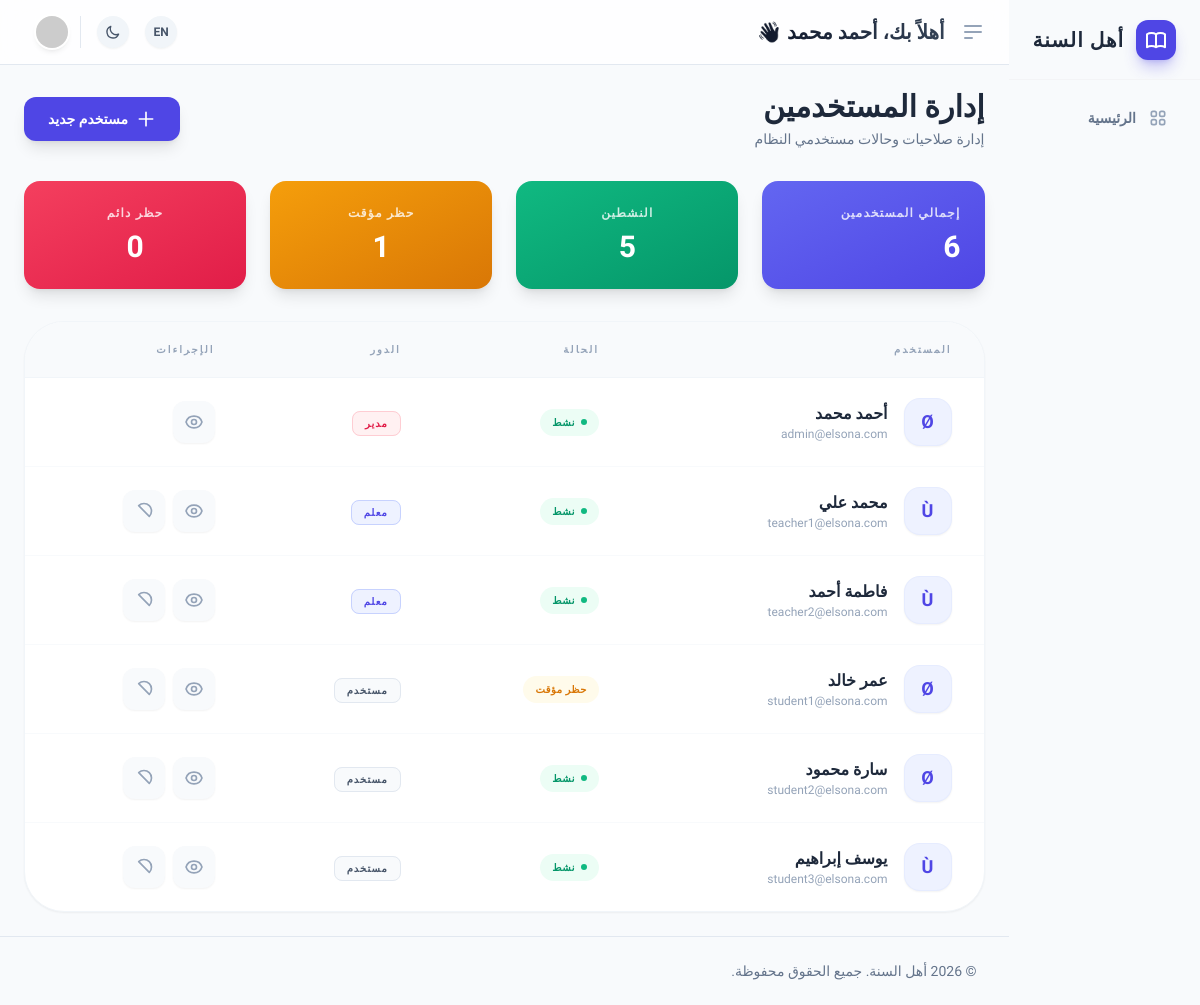
The page /dashboard/admin/users.php (signed in) on the database its author committed.
### tables this page shows
CREATE TABLE users (
            id INTEGER PRIMARY KEY AUTOINCREMENT,
            name TEXT NOT NULL,
            email TEXT UNIQUE NOT NULL,
            password TEXT NOT NULL,
            role TEXT DEFAULT 'user',
            created_at DATETIME DEFAULT CURRENT_TIMESTAMP
        , status TEXT DEFAULT 'active', phone TEXT, bio TEXT, avatar TEXT);

### dashboard/admin/users.php (the view, shortened to what this page needs)
<?php
require '../includes/header.php';
require '../db.php';
$users = $pdo->query("SELECT * FROM users ORDER BY created_at DESC")->fetchAll();
$users_json = json_encode($users);
?>
<div x-data="{
    modalOpen: false,
    detailModalOpen: false,
    selectedUser: {},
    allUsers: <?php echo htmlspecialchars($users_json, ENT_QUOTES, 'UTF-8'); ?>,
    showDetails(id) {
        this.selectedUser = this.allUsers.find(u => u.id == id);
        this.detailModalOpen = true;
    }
}">
    <div class="flex items-center justify-between mb-8">
        <div>
            <h2 class="text-3xl font-black text-slate-800 dark:text-white">
                <?php echo t('إدارة المستخدمين', 'Users Management'); ?>
            </h2>
            <p class="text-slate-500 text-sm mt-1">
                <?php echo t('إدارة صلاحيات وحالات مستخدمي النظام', 'Manage permissions and statuses of system users'); ?>
            </p>
        </div>
        <button @click="modalOpen = true"
            class="bg-indigo-600 text-white px-6 py-3 rounded-xl font-bold text-sm hover:bg-indigo-700 transition-all shadow-lg hover:shadow-xl hover:-translate-y-0.5 flex items-center gap-2">
            <svg class="w-5 h-5" fill="none" stroke="currentColor" viewBox="0 0 24 24">
                <path stroke-linecap="round" stroke-linejoin="round" stroke-width="2" d="M12 4v16m8-8H4"></path>
            </svg>
            <?php echo t('مستخدم جديد', 'New User'); ?>
        </button>
    </div>
    <div class="grid grid-cols-1 md:grid-cols-4 gap-6 mb-8">
        <div class="bg-gradient-to-br from-indigo-500 to-indigo-600 p-6 rounded-2xl text-white shadow-lg">
            <div class="text-xs font-black opacity-80 uppercase mb-2 tracking-widest">
                <?php echo t('إجمالي المستخدمين', 'Total Users'); ?>
            </div>
            <div class="text-3xl font-black">
                <?php echo count($users); ?>
            </div>
        </div>
        <div class="bg-gradient-to-br from-emerald-500 to-emerald-600 p-6 rounded-2xl text-white shadow-lg text-center">
            <div class="text-xs font-black opacity-80 uppercase mb-2 tracking-widest">
                <?php echo t('النشطين', 'Active'); ?>
            </div>
            <div class="text-3xl font-black">
                <?php echo count(array_filter($users, fn($u) => $u['status'] === 'active')); ?>
            </div>
        </div>
        <div class="bg-gradient-to-br from-amber-500 to-amber-600 p-6 rounded-2xl text-white shadow-lg text-center">
            <div class="text-xs font-black opacity-80 uppercase mb-2 tracking-widest">
                <?php echo t('حظر مؤقت', 'Temp Ban'); ?>
            </div>
            <div class="text-3xl font-black">
                <?php echo count(array_filter($users, fn($u) => $u['status'] === 'temporarily_banned')); ?>
            </div>
        </div>
        <div class="bg-gradient-to-br from-rose-500 to-rose-600 p-6 rounded-2xl text-white shadow-lg text-center">
            <div class="text-xs font-black opacity-80 uppercase mb-2 tracking-widest">
                <?php echo t('حظر دائم', 'Perm Ban'); ?>
            </div>
            <div class="text-3xl font-black">
                <?php echo count(array_filter($users, fn($u) => $u['status'] === 'permanently_banned')); ?>
            </div>
        </div>
    </div>
    <div
        class="bg-white dark:bg-slate-800 rounded-[2.5rem] shadow-sm border border-slate-100 dark:border-slate-700/50 overflow-hidden">
        <div class="overflow-x-auto">
            <table class="w-full">
                <thead class="bg-slate-50 dark:bg-slate-900/50 border-b border-slate-100 dark:border-slate-700">
                    <tr>
                        <th
                            class="px-8 py-5 text-right text-[10px] font-black text-slate-400 uppercase tracking-[0.2em]">
                            <?php echo t('المستخدم', 'User'); ?>
                        </th>
                        <th
                            class="px-8 py-5 text-right text-[10px] font-black text-slate-400 uppercase tracking-[0.2em]">
                            <?php echo t('الحالة', 'Status'); ?>
                        </th>
                        <th
                            class="px-8 py-5 text-right text-[10px] font-black text-slate-400 uppercase tracking-[0.2em]">
                            <?php echo t('الدور', 'Role'); ?>
                        </th>
                        <th
                            class="px-8 py-5 text-right text-[10px] font-black text-slate-400 uppercase tracking-[0.2em]">
                            <?php echo t('الإجراءات', 'Actions'); ?>
                        </th>
                    </tr>
                </thead>
                <tbody class="divide-y divide-slate-50 dark:divide-slate-700">
                    <?php foreach ($users as $user): ?>
                        <tr class="hover:bg-slate-50/50 dark:hover:bg-slate-700/30 transition-colors group">
                            <td class="px-8 py-5">
                                <div class="flex items-center gap-4">
                                    <div
                                        class="w-12 h-12 rounded-2xl bg-indigo-50 dark:bg-indigo-900/30 text-indigo-600 dark:text-indigo-400 flex items-center justify-center font-black text-lg border border-indigo-100/50 dark:border-indigo-500/20 shadow-sm">
                                        <?php echo strtoupper(substr($user['name'], 0, 1)); ?>
                                    </div>
                                    <div>
                                        <div
                                            class="font-bold text-slate-800 dark:text-white group-hover:text-indigo-600 transition-colors">
                                            <?php echo htmlspecialchars($user['name']); ?>
                                        </div>
                                        <div class="text-xs text-slate-400 font-medium">
                                            <?php echo htmlspecialchars($user['email']); ?>
                                        </div>
                                    </div>
                                </div>
                            </td>
                            <td class="px-8 py-5">
                                <?php if ($user['status'] === 'active'): ?>
                                    <span
                                        class="inline-flex items-center gap-1.5 px-3 py-1.5 rounded-full bg-emerald-50 dark:bg-emerald-900/20 text-emerald-600 dark:text-emerald-400 text-[10px] font-black uppercase tracking-wider">
                                        <span class="w-1.5 h-1.5 rounded-full bg-emerald-500 animate-pulse"></span>
                                        <?php echo t('نشط', 'Active'); ?>
                                    </span>
                                <?php elseif ($user['status'] === 'temporarily_banned'): ?>
                                    <span
                                        class="inline-flex items-center gap-1.5 px-3 py-1.5 rounded-full bg-amber-50 dark:bg-amber-900/20 text-amber-600 dark:text-amber-400 text-[10px] font-black uppercase tracking-wider">
                                        <?php echo t('حظر مؤقت', 'Temp Ban'); ?>
                                    </span>
                                <?php endif; ?>
                            </td>
                            <td class="px-8 py-5">
                                <span class="text-[10px] font-black px-3 py-1.5 rounded-lg border
                            <?php
                            echo $user['role'] === 'admin' ? 'border-rose-200 bg-rose-50 text-rose-600 dark:border-rose-500/30 dark:bg-rose-900/20 dark:text-rose-400' :
                                ($user['role'] === 'teacher' ? 'border-indigo-200 bg-indigo-50 text-indigo-600 dark:border-indigo-500/30 dark:bg-indigo-900/20 dark:text-indigo-400' :
                                    'border-slate-200 bg-slate-50 text-slate-600 dark:border-slate-600 dark:bg-slate-700 dark:text-slate-400');
                            ?> uppercase tracking-widest">
                                    <?php echo t($user['role'] === 'admin' ? 'مدير' : ($user['role'] === 'teacher' ? 'معلم' : 'مستخدم'), ucfirst($user['role'])); ?>
                                </span>
                            </td>
                            <td class="px-8 py-5">
                                <div class="flex items-center gap-2">
                                    <button @click="showDetails(<?php echo $user['id']; ?>)"
                                        class="p-2.5 bg-slate-50 dark:bg-slate-700/50 text-slate-400 hover:text-indigo-600 dark:hover:text-indigo-400 rounded-xl transition-all border border-transparent hover:border-indigo-100 dark:hover:border-indigo-500/30 shadow-sm"
                                        title="<?php echo t('التفاصيل', 'Details'); ?>">
                                    </button>
                                    <?php if ($user['role'] !== 'admin'): ?>
                                        <div class="relative" x-data="{ open: false }">
                                            <button @click="open = !open"
                                                class="p-2.5 bg-slate-50 dark:bg-slate-700/50 text-slate-400 hover:text-amber-600 rounded-xl transition-all border border-transparent hover:border-amber-100 shadow-sm">
                                                <svg class="w-5 h-5" fill="none" stroke="currentColor" viewBox="0 0 24 24">
                                                    <path stroke-linecap="round" stroke-linejoin="round" stroke-width="2"
                                                        d="M18.364 18.364A9 9 0 005.636 5.636m12.728 12.728L5.636 5.636"></path>
                                                </svg>
                                            </button>
                                        </div>
                                    <?php endif; ?>
                                </div>
                            </td>
                        </tr>
                    <?php endforeach; ?>
                </tbody>
            </table>
        </div>
    </div>
</div>
<?php require '../includes/footer.php'; ?>

### rows shown on the page
users: name "Ø", name "أحمد محمد", email "admin@elsona.com", role "مدير"
users: name "Ù", name "محمد علي", email "teacher1@elsona.com", role "معلم"
users: name "Ù", name "فاطمة أحمد", email "teacher2@elsona.com", role "معلم"
users: name "Ø", name "عمر خالد", email "student1@elsona.com", role "مستخدم"
users: name "Ø", name "سارة محمود", email "student2@elsona.com", role "مستخدم"
users: name "Ù", name "يوسف إبراهيم", email "student3@elsona.com", role "مستخدم"

### other values the page prints
t('أهل السنة', 'ELSONA') "أهل السنة"
$item['label'] "الرئيسية"
t('إدارة المستخدمين', 'Users Management') "إدارة المستخدمين"
t('مستخدم جديد', 'New User') "مستخدم جديد"
t('إجمالي المستخدمين', 'Total Users') "إجمالي المستخدمين"
count($users) "6"
t('النشطين', 'Active') "النشطين"
count(array_filter($users, fn($u) => $u['status'] === 'active')) "5"
t('حظر مؤقت', 'Temp Ban') "حظر مؤقت"
t('حظر دائم', 'Perm Ban') "حظر دائم"
t('المستخدم', 'User') "المستخدم"
t('الحالة', 'Status') "الحالة"
t('الدور', 'Role') "الدور"
t('الإجراءات', 'Actions') "الإجراءات"
t('جميع الحقوق محفوظة.', 'All rights reserved.') "جميع الحقوق محفوظة."
